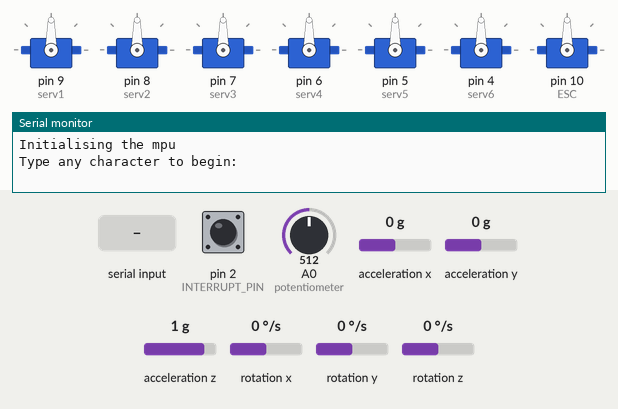
Simulated run of this sketch. Board: Arduino Uno, built with avr-gcc and run on an emulated ATmega328P. Parts: 7 × servo, the last lines printed to the serial monitor. The inputs (shaded band) are chosen by the test bench; at power-on: acceleration x 0 g, A0 (potentiometer) = 512, acceleration y 0 g, pin 2 (INTERRUPT_PIN) LOW, acceleration z 1 g, rotation x 0 °/s, rotation y 0 °/s, rotation z 0 °/s. The sensor or clock chip raises its interrupt line as the real part does.

Above: at 0.9 s.
1.0 s: "1" received over Serial
At 1.9 s:
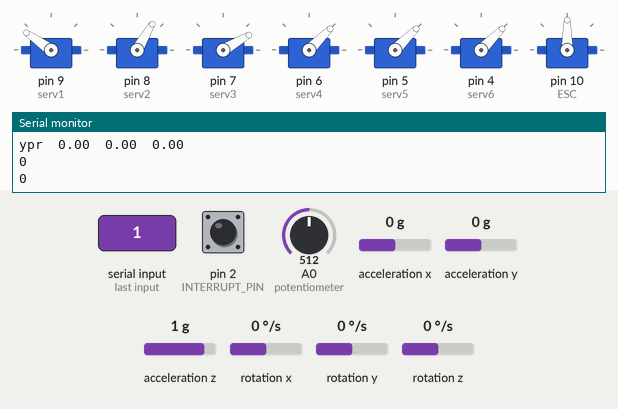
3.0 s: acceleration x set to -1.4 g
At 3.9 s:
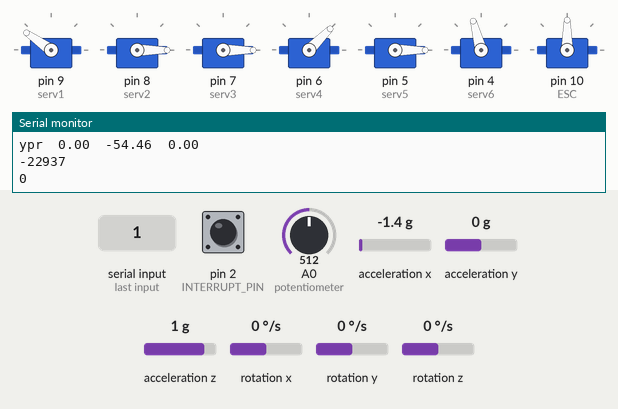
4.5 s: A0 (potentiometer) set to 716
At 5.5 s:
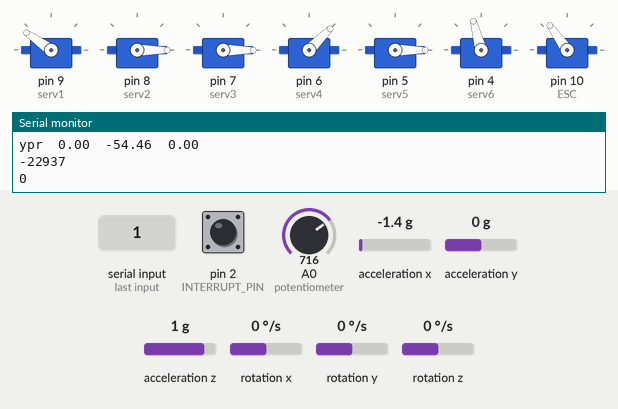
6.0 s: acceleration y set to -1.4 g
At 7.2 s:
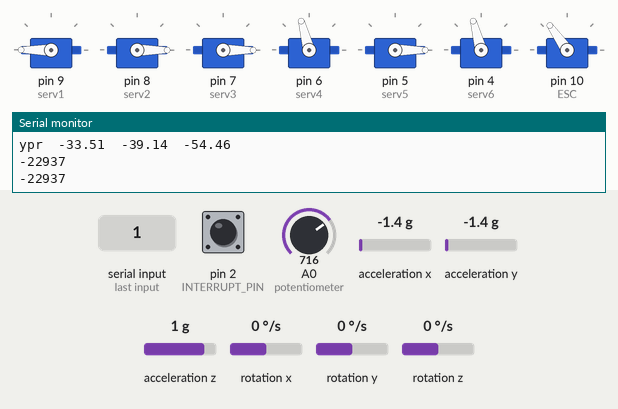
7.5 s: A0 (potentiometer) set to 992
At 8.6 s:
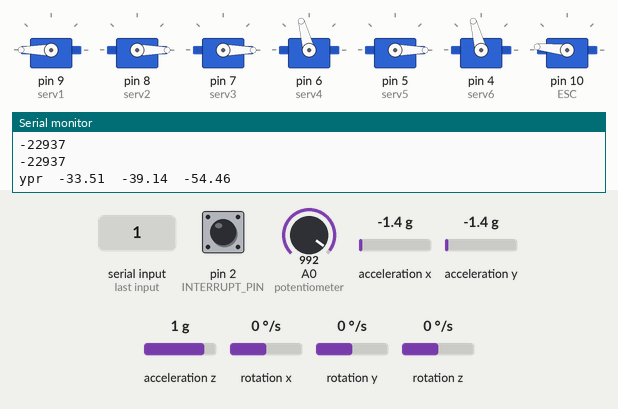
9.0 s: acceleration x set to -0.8 g
At 10.4 s:
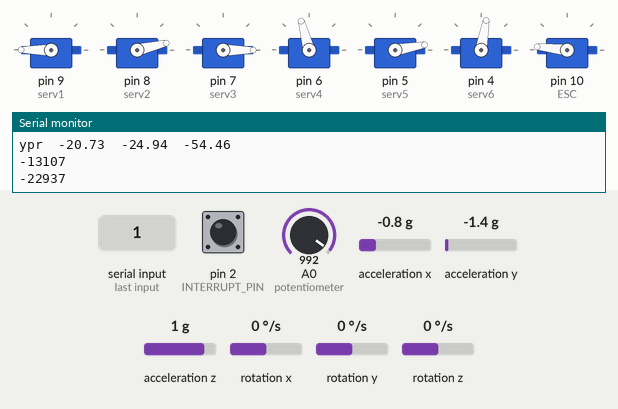
Timing chart, 0 to 11.5 s (numbered marks = the images above; inputs shaded):
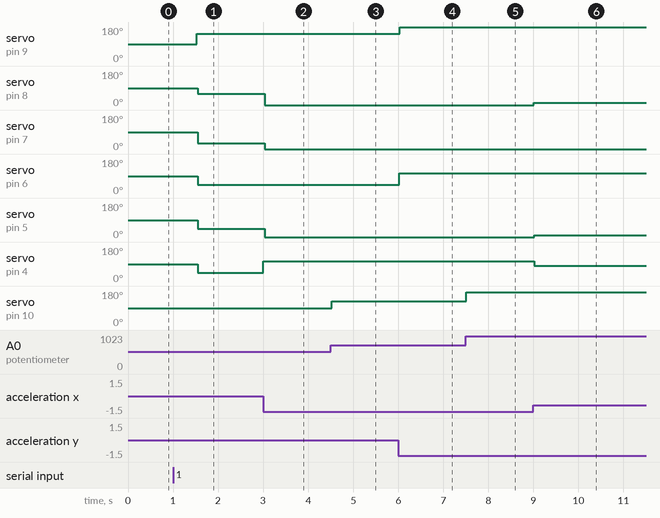

The sketch:

SMVTD_mixyblob.ino
```cpp
#include <Servo.h>
#include "I2Cdev.h"
#include "MPU6050_6Axis_MotionApps20.h"
#include "Wire.h"
#define OUTPUT_READABLE_YAWPITCHROLL
#define INTERRUPT_PIN 2  // use pin 2 on Arduino Uno & most boards
MPU6050 mpu ;

// MPU control/status vars
bool dmpReady = false;  // set true if DMP init was successful
uint8_t mpuIntStatus;   // holds actual interrupt status byte from MPU
uint8_t devStatus;      // return status after each device operation (0 = success, !0 = error)
uint16_t packetSize;    // expected DMP packet size (default is 42 bytes)
uint16_t fifoCount;     // count of all bytes currently in FIFO
uint8_t fifoBuffer[128]; // FIFO storage buffer

// orientation/motion vars
Quaternion q;           // [w, x, y, z]         quaternion container
VectorFloat gravity;    // [x, y, z]            gravity vector
float ypr[3];           // [yaw, pitch, roll]   yaw/pitch/roll container and gravity vector

//interrupt check
volatile bool mpuInterrupt = false;     // indicates whether MPU interrupt pin has gone high
void dmpDataReady() {
    mpuInterrupt = true;
}

Servo ESC ;
Servo serv1 ;
Servo serv2 ;
Servo serv3 ;
Servo serv4 ;
Servo serv5 ;
Servo serv6 ;


int potValue; //for the potentiometer controlling the ESC

int16_t ax, ay, az ;
int16_t ax1, ay1, az1 ;
int16_t ax2, ay2, az2 ;
int16_t ax3, ay3, az3 ;
int16_t ax4, ay4, az4 ;
int16_t ax5, ay5, az5 ;
int16_t ax6, ay6, az6 ;

int16_t gx, gy, gz ;
int16_t gx1, gy1, gz1 ;
int16_t gx2, gy2, gz2 ;
int16_t gx3, gy3, gz3 ;
int16_t gx4, gy4, gz4 ;
int16_t gx5, gy5, gz5 ;
int16_t gx6, gy6, gz6 ;

int16_t val1 ;
int16_t val2 ;
int16_t val3 ;
int16_t val4 ;
int16_t val5 ;
int16_t val6 ;


void setup() {


  serv1.attach(9) ; //attach Servo one to pin 9(D9)
  serv2.attach(8);
  serv3.attach(7);
  serv4.attach(6);
  serv5.attach(5);
  serv6.attach(4);

  ESC.attach(10,1000,2000) ;  //(pin, min pulse width, max pulse width in microseconds)

  Wire.begin();

  Serial.begin(115200) ;
  Serial.println("Initialising the mpu");

  mpu.initialize();
  pinMode(INTERRUPT_PIN, INPUT);

Serial.println(F("Type any character to begin: "));
    while (Serial.available() && Serial.read()); // empty buffer
    while (!Serial.available());                 // wait for data
    while (Serial.available() && Serial.read()); // empty buffer again

    devStatus = mpu.dmpInitialize();

    // gyro offsets, scaled for min sensitivity
    mpu.setXGyroOffset(220);
    mpu.setYGyroOffset(76);
    mpu.setZGyroOffset(-85);
    mpu.setZAccelOffset(1788); // 1688 factory default for my test chip

    // make sure it worked (returns 0 if so)
    if (devStatus == 0) {
        // Calibration Time: generate offsets and calibrate our MPU6050
        mpu.CalibrateAccel(6);
        mpu.CalibrateGyro(6);
        mpu.PrintActiveOffsets();
        // turn on the DMP, now that it's ready
        //Serial.println(F("Enabling DMP..."));
        mpu.setDMPEnabled(true);

        // enable Arduino interrupt detection
        //Serial.print(F("Enabling interrupt detection (Arduino external interrupt "));
        //Serial.print(digitalPinToInterrupt(INTERRUPT_PIN));
        //Serial.println(F(")..."));
        attachInterrupt(digitalPinToInterrupt(INTERRUPT_PIN), dmpDataReady, RISING);
        mpuIntStatus = mpu.getIntStatus();

        // set our DMP Ready flag so the main loop() function knows it's okay to use it
        //Serial.println(F("DMP ready! Waiting for first interrupt..."));
        dmpReady = true;

        // get expected DMP packet size for later comparison
        packetSize = mpu.dmpGetFIFOPacketSize();
    } else {
        // ERROR!
        // 1 = initial memory load failed
        // 2 = DMP configuration updates failed
        // (if it's going to break, usually the code will be 1)
        Serial.print(F("DMP Initialization failed (code "));
        Serial.print(devStatus);
        Serial.println(F(")"));
    }


}


void loop() {


      // if programming failed, don't try to do anything
    if (!dmpReady) return;

    // wait for MPU interrupt or extra packet(s) available
    while (!mpuInterrupt && fifoCount < packetSize) {
        if (mpuInterrupt && fifoCount < packetSize) {
          // try to get out of the infinite loop
          fifoCount = mpu.getFIFOCount();
        }
        // other program behavior stuff here
        // .
        // .
        // .
        // if you are really paranoid you can frequently test in between other
        // stuff to see if mpuInterrupt is true, and if so, "break;" from the
        // while() loop to immediately process the MPU data
        // .
        // .
        // .
    }

    // reset interrupt flag and get INT_STATUS byte
    mpuInterrupt = false;
    mpuIntStatus = mpu.getIntStatus();

    // get current FIFO count
    fifoCount = mpu.getFIFOCount();
  if(fifoCount < packetSize){
          //Lets go back and wait for another interrupt. We shouldn't be here, we got an interrupt from another event
      // This is blocking so don't do it   while (fifoCount < packetSize)
      fifoCount = mpu.getFIFOCount();
  }
    // check for overflow (this should never happen unless our code is too inefficient)
    else if ((mpuIntStatus & _BV(MPU6050_INTERRUPT_FIFO_OFLOW_BIT)) || fifoCount >= 1024) {
        // reset so we can continue cleanly
        mpu.resetFIFO();
      //  fifoCount = mpu.getFIFOCount();  // will be zero after reset no need to ask
        Serial.println(F("FIFO overflow!"));

    // otherwise, check for DMP data ready interrupt (this should happen frequently)
    } else if (mpuIntStatus & _BV(MPU6050_INTERRUPT_DMP_INT_BIT)) {

        // read a packet from FIFO
  while(fifoCount >= packetSize){ // Lets catch up to NOW, someone is using the dreaded delay()!
    mpu.getFIFOBytes(fifoBuffer, packetSize);
    // track FIFO count here in case there is > 1 packet available
    // (this lets us immediately read more without waiting for an interrupt)
    fifoCount -= packetSize;
  }

        #ifdef OUTPUT_READABLE_YAWPITCHROLL
            // display Euler angles in degrees
            mpu.dmpGetQuaternion(&q, fifoBuffer);
            mpu.dmpGetGravity(&gravity, &q);
            mpu.dmpGetYawPitchRoll(ypr, &q, &gravity);
            Serial.print("ypr\t");
            Serial.print(ypr[0] * 180/M_PI);
            Serial.print("\t");
            Serial.print(ypr[1] * 180/M_PI);
            Serial.print("\t");
            Serial.println(ypr[2] * 180/M_PI);
        #endif


    }

potValue = analogRead(A0);   // reads the value of the potentiometer (value between 0 and 1023)
potValue = map(potValue, 0, 1023, 0, 180);   // scale it to use it with the servo library (value between 0 and 180)
ESC.write(potValue);    // Send the signal to the ESC


//SERVO ONE
mpu.getMotion6 (&ax,&ay,&az,&gx,&gy,&gz);
ax1 = map(ax, -17000,17000,200,90);
ay1 = map(ay, -17000,17000,200,90);
val1 = min(ax1,ay1);    //CWsens = min ( CWsens, min(CWsens1, CWsens2) ) ; member to use this for multiple inputs with min
Serial.println(ax);
Serial.println(ay);
serv1.write(val1);


//SERVO TWO
mpu.getMotion6 (&ax,&ay,&az,&gx,&gy,&gz);
ax2 = map(ax, -17000,17000,0,120);
//ay2 = map(ay, -17000,17000,0,120);  //removed the y value as I dont think i need it? will inspect again next week
//val2 = max (ax2,ay2);
serv2.write(ax2);

//SERVO THREE
mpu.getMotion6 (&ax,&ay,&az,&gx,&gy,&gz);
ax3 = map(ax, -17000,17000,0,60);
ay3 = map (ay,-17000,17000,0,120);
val3 = min (ax3,ay3);
serv3.write(val3);


//SERVO FOUR
mpu.getMotion6 (&ax,&ay,&az,&gx,&gy,&gz);
ax4 = map(ax, -17000,17000,0,90);
ay4 = map (ay,-17000,17000,90,0);
val4 = max (ax4,ay4);
serv4.write(val4);

//SERVO FIVE
mpu.getMotion6 (&ax,&ay,&az,&gx,&gy,&gz);
ax5 = map(ax, -17000,17000,0,90);
//ay5 = map (ay,-17000,17000,0,90);
//val5 = min (ax5,ay5);
serv5.write(ax5);

//SERVO SIX
mpu.getMotion6 (&ax,&ay,&az,&gx,&gy,&gz);
ax6 = map(ax, -17000,17000,90,0);
ay6 = map (ay,-17000,17000,0,90);
val6 = max (ax6,ay6);
serv6.write(val6);


}
```

Measured:
- after the input at 1.0 s, servo on pin 9 (serv1): 90° → 145° after 0.53 s; servo on pin 8 (serv2): 90° → 60° after 0.55 s; servo on pin 7 (serv3): 90° → 30° after 0.55 s; servo on pin 6 (serv4), servo on pin 5 (serv5), servo on pin 4 (serv6): 90° → 45° after 0.55 s
- after the input at 3.0 s, servo on pin 8 (serv2): 60° → 0° at once; servo on pin 7 (serv3): 30° → 0° at once; servo on pin 5 (serv5): 45° → 0° at once; servo on pin 4 (serv6): 45° → 105° at once
- after the input at 4.5 s, servo on pin 10 (ESC): 90° → 125° at once
- after the input at 6.0 s, servo on pin 9 (serv1): 145° → 180° at once; servo on pin 6 (serv4): 45° → 105° at once
- after the input at 7.5 s, servo on pin 10 (ESC): 125° → 174° at once
- after the input at 9.0 s, servo on pin 8 (serv2): 0° → 13° at once; servo on pin 5 (serv5): 0° → 10° at once; servo on pin 4 (serv6): 105° → 80° at once
